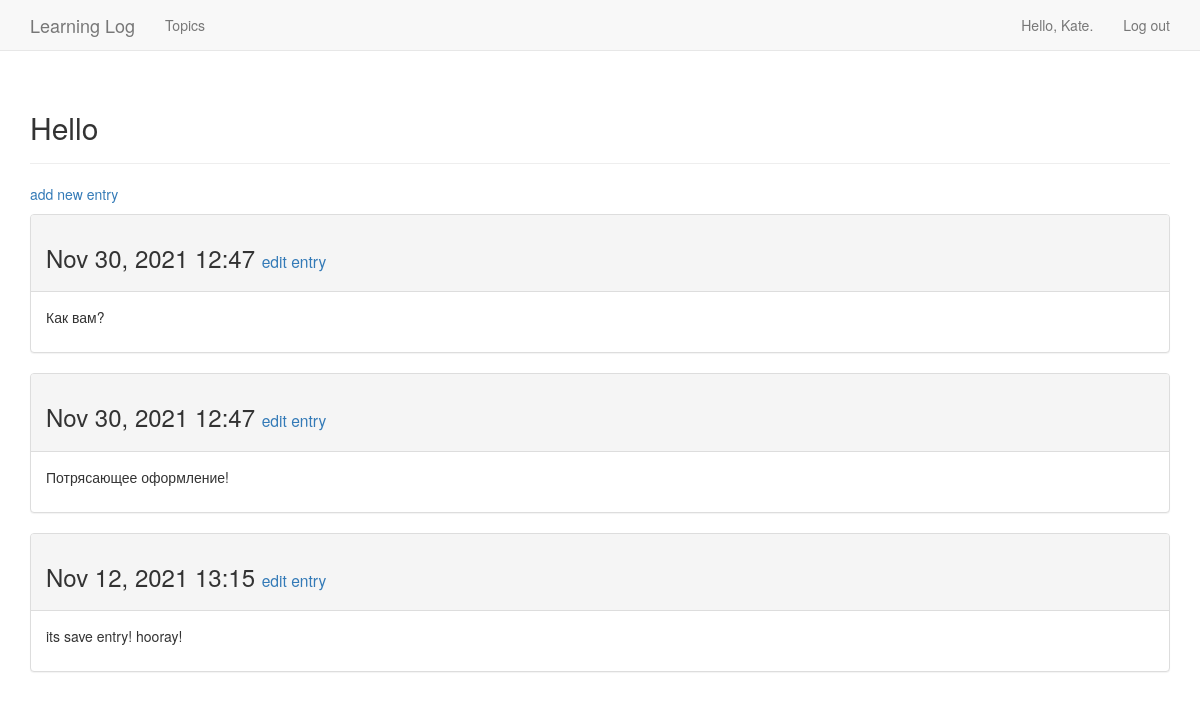
Screenshot of /topics/5/ (signed in) with the database file from the repository.
### learnings_logs/models.py (models this page shows, shortened)
class Topic(models.Model):
    text = models.CharField(max_length=200)
    date_added = models.DateTimeField(auto_now_add=True)
    owner = models.ForeignKey(User, on_delete=models.DO_NOTHING)
    def __str__(self):
        return self.text

class Entry(models.Model):
    topic = models.ForeignKey(Topic, on_delete=models.DO_NOTHING)
    text = models.TextField()
    date_added = models.DateTimeField(auto_now_add=True)
    class Meta:
        verbose_name_plural = 'entries'

### learnings_logs/views.py (the view)
# urls.py: url(r'^topics/(?P<topic_id>\d+)/$', views.topic, name='topic'),
@login_required
def topic(request, topic_id):
    topic = Topic.objects.get(id=topic_id)
    check_topic_owner(topic, request)
    entries = topic.entry_set.order_by('-date_added')
    context = {'topic': topic, 'entries': entries}
    return render(request, 'learnings_logs/topic.html', context)

### learnings_logs/views.py (called while the page is built)
def check_topic_owner(topic, request):
    if topic.owner != request.user:
        raise Http404

### learnings_logs/templates/learnings_logs/topic.html
{% extends 'learnings_logs/base.html' %}
{% block header %}
    <h2>{{ topic }}</h2>
{% endblock header %}
{% block content %}
  <p>
      <a href="{% url 'learnings_logs:new_entry' topic.id %}">add new entry</a>
  </p>
    {% for entry in entries %}
        <div class="panel panel-default">
            <div class="panel-heading">
                <h3>
                    {{ entry.date_added|date:'M d, Y H:i' }}
                    <small>
                        <a href="{% url 'learnings_logs:edit_entry' entry.id %}">edit entry</a>
                    </small>
                </h3>
            </div>
        <div class="panel-body">
            {{ entry.text|linebreaks }}
        </div>
        </div>
       {% empty %}
        There are no entries for this topic.
    {% endfor %}
{% endblock content %}

### learnings_logs/templates/learnings_logs/base.html (shortened to what this page needs)
{% load bootstrap3 %}
<!DOCTYPE html>
<html lang="en">
    <head>
        {% bootstrap_css %}
    </head>
    <body>
    <nav class="navbar navbar-default navbar-static-top">
        <div class="container">
            <div class="navbar-header">
                <a class="navbar-brand" href="{% url 'learnings_logs:index' %}">
                    Learning Log
                </a>
            </div>
            <div id="navbar" class="navbar-collapse collapse">
                <ul class="nav navbar-nav">
                    <li><a href="{% url 'learnings_logs:topics' %}">Topics</a> </li>
                </ul>
                <ul class="nav navbar-nav navbar-right">
                     {% if user.is_authenticated %}
                        <li><a>Hello, {{ user.username }}.</a></li>
                        <li><a href="{% url 'users:logout' %}">Log out</a></li>
                    {% else %}
                        <li><a href="{% url 'users:register' %}">register</a></li>
                        <li><a href="{% url 'users:login' %}">log in</a></li>
                    {% endif %}
                </ul>
            </div>
        </div>
    </nav>
    <div class="container">
        <div class="page-header">
            {% block header %}{% endblock header %}
        </div>
        <div>
            {% block content %}{% endblock content %}
        </div>
    </div>
    </body>

### rows the page displays
Topic: text "Hello"
Entry: date_added "Nov 30, 2021 12:47", text "Как вам?"
Entry: date_added "Nov 30, 2021 12:47", text "Потрясающее оформление!"
Entry: date_added "Nov 12, 2021 13:15", text "its save entry! hooray!"

### other values shown
{{ user.username }} "Kate"
